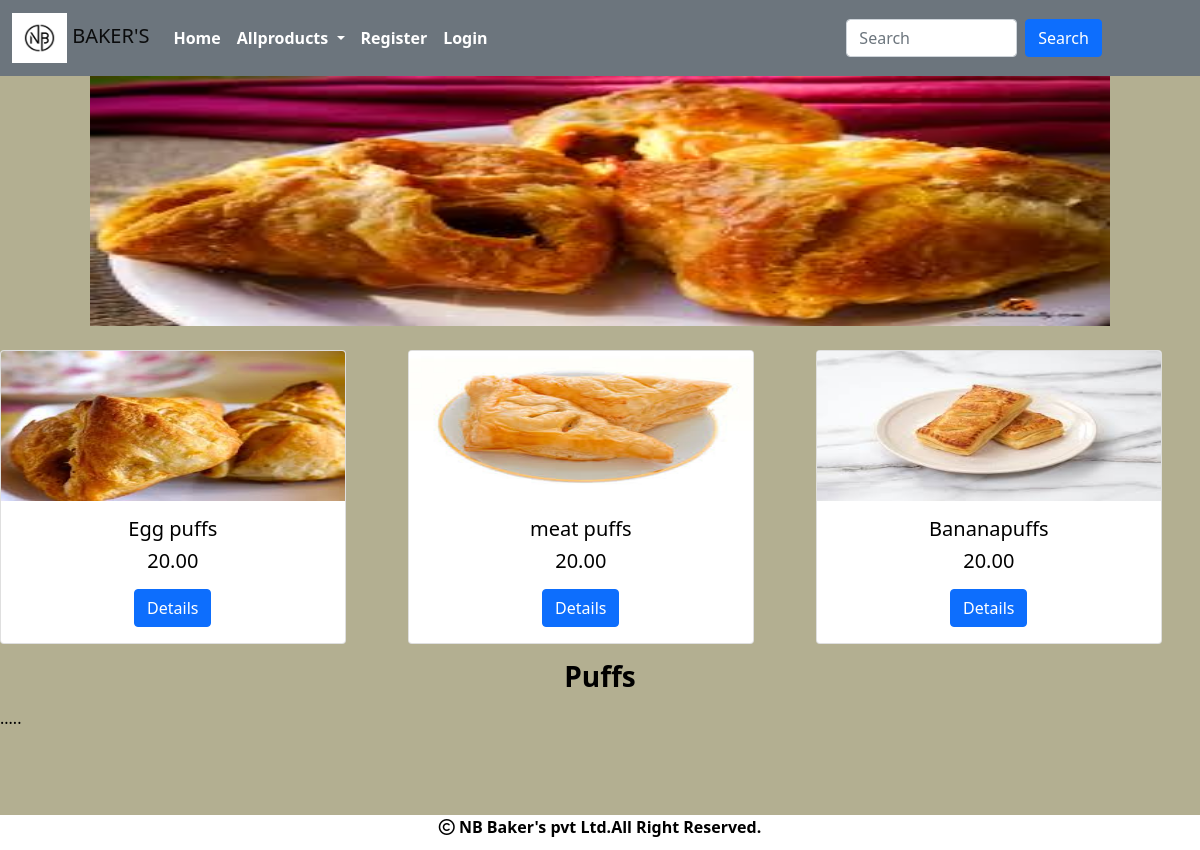
/allproducts/Puffs, run on the app's committed database.
### shop/models.py (models this page shows, shortened)
class Category(models.Model):
    image = models.ImageField(upload_to="category/image", null=True, blank=True)
    name=models.CharField(max_length=20)
    discription=models.TextField()

class Products(models.Model):
    image = models.ImageField(upload_to="products/image", null=True, blank=True)
    name=models.CharField(max_length=20)
    discription=models.TextField()
    price=models.DecimalField(max_digits=10,decimal_places=2)
    category=models.ForeignKey(Category,on_delete=models.CASCADE)
    stock=models.IntegerField()
    Available=models.BooleanField(default=True)
    created=models.DateTimeField(auto_now_add=True)
    updated=models.DateTimeField(auto_now=True)

### shop/views.py (the view)
# urls.py: path('allproducts/<p>',views.allproducts,name="allproducts"),
def allproducts(request,p):
    c = Category.objects.get(name=p)
    p=Products.objects.filter(category=c)
    return render(request, 'product.html', {'c': c,'p':p})

### cart/context_processors.py (called while the page is built)
def total(request):
    item_count=0
    if request.user:
        u=request.user
    try:
        cart=Cart.objects.filter(user=u)
        for i in cart:
         item_count+=i.quantity
    except:
        item_count=0
    return {'count':item_count}

### shop/context_processors.py (called while the page is built)
def menu_links(request):
    c=Category.objects.all()
    return{'link':c}

### templates/product.html (shortened to what this page needs)
<!DOCTYPE html>
{% extends 'base.html' %}
{% load static %}
{% block content %}
<center><div><img src="{{c.image.url }}" height="250px" width="85%">
</div></center>
<div class="row">
{% for i in p %}
    <div class="col-sm-4 mt-4"><div class="card" style="width: 90%;">
  <img src="{{i.image.url}}" height="150px" width="50%"  class="card-img-top" alt="...">
  <div class="card-body">
    <h5 class="card-title text-center">{{i.name}}</h5>
      <h5 class="card-title text-center">{{i.price}}</h5>
    <center><a href="{% url 'shop:detail' i.name %}" class="btn btn-primary"> Details</a></center>
  </div>
    </div>
    </div>{% endfor %}
    <div class="container-fluid mt-3" style="margin-bottom:100px;">
    <h3 class="text-center fw-bold">{{c.name}}</h3>
    <P style="text-align:justify;line-height:2;">{{c.discription}}</P>
</div>
{% endblock %}

### static/css/style.css (style rules this page uses)
body { background-color:#b3af91; color:black; }

### data on the page
Category: image (picture), name "Puffs", discription "....."
Products: image (picture), name "Egg puffs", price "20.00"
Products: image (picture), name "meat puffs", price "20.00"
Products: image (picture), name "Bananapuffs", price "20.00"
